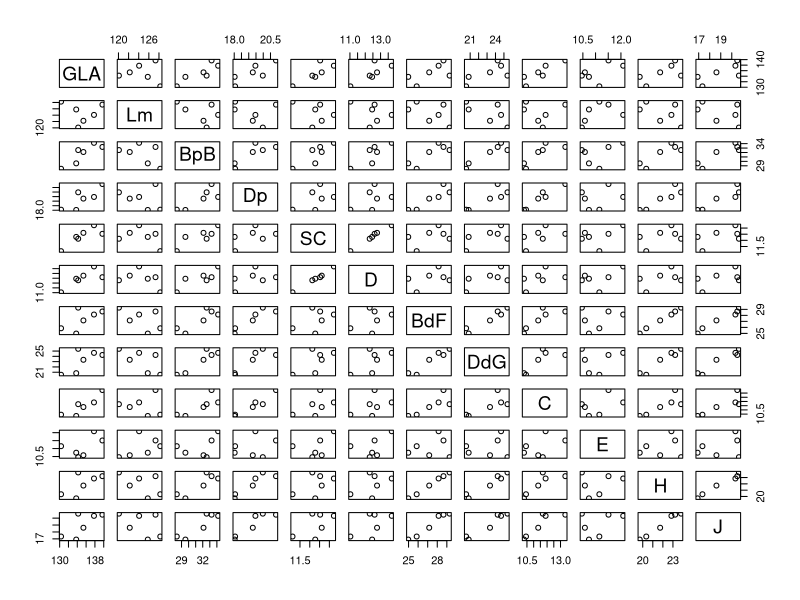
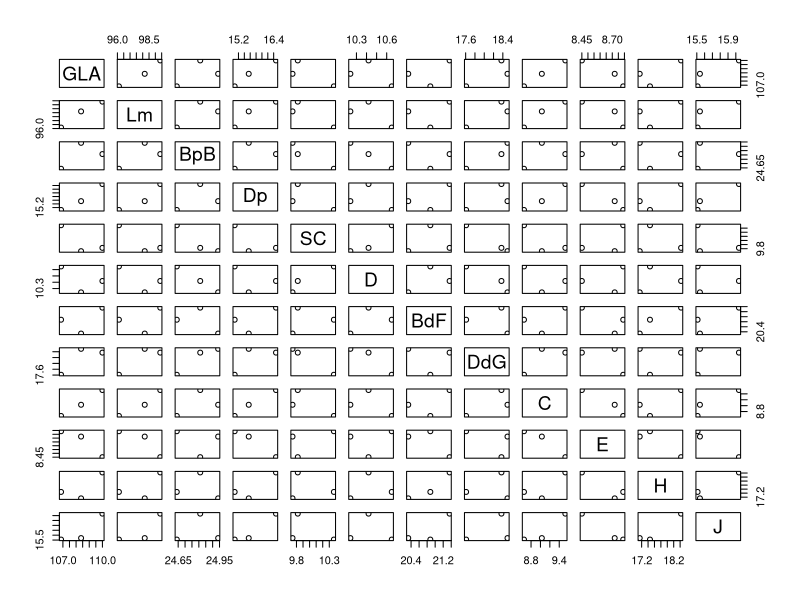
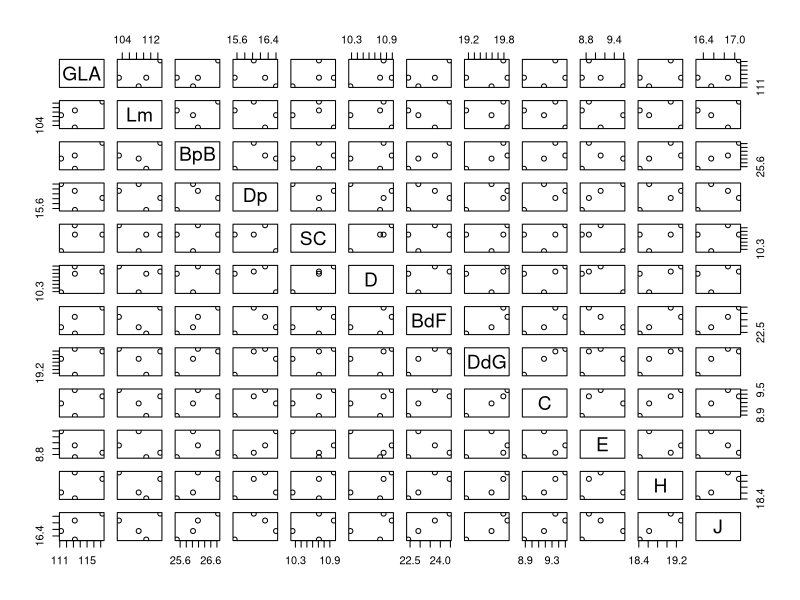
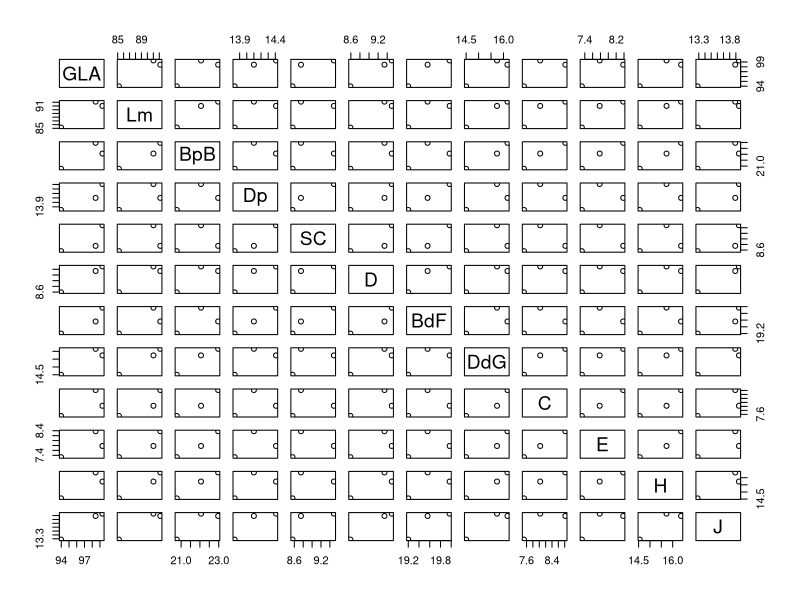
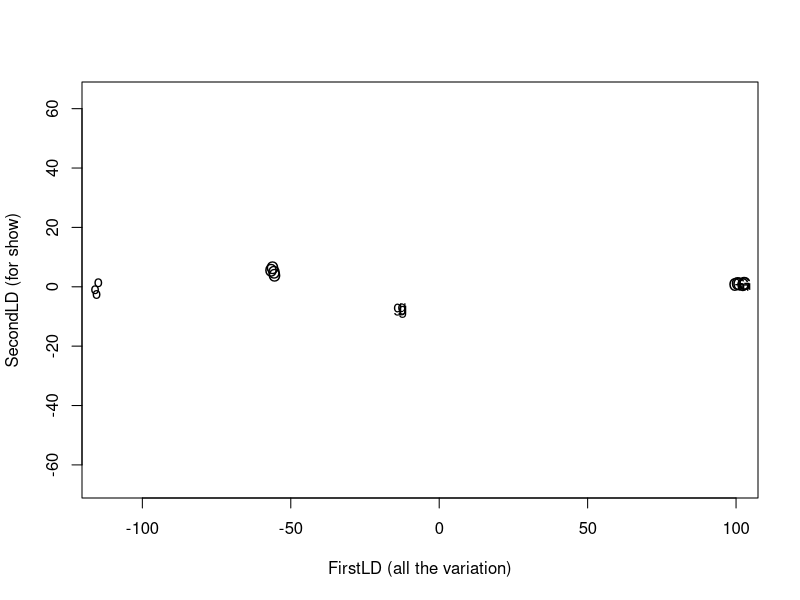

Reproduce these figures in R, in order.
############################
# PracticeDA.R
# Sean Connolly
# 10/28/2020
# -------------------------
# Code from Chapter 12.1 in MASS
############################

setwd("C:\\Users\\connollys\\Documents\\SRCwork\\turkeys")
library(MASS)

femur.mod.raw = read.csv("ModernFemur.csv")
# Top two rows deleted and the headers modified so as not to have
# spaces or special characters

femur.mod = data.frame(lapply(femur.mod.raw,function(x){gsub(" osceola","",x)}))
# converg M gallopavo osceola to M gallopavo

for (i in 9:20){
   femur.mod[,i] = as.numeric(as.character(femur.mod[,i]))
}
# Convert predictors to numeric

femur.mod.sex = subset(femur.mod,Sex=="M" | Sex=="F")
# Pull out the ones whose sex is known

femur.grp = rep(NA,nrow(femur.mod.sex))
femur.grp[femur.mod.sex$Sex=="M" & femur.mod.sex$Taxa=="Meleagris gallopavo"] = "G"
femur.grp[femur.mod.sex$Sex=="F" & femur.mod.sex$Taxa=="Meleagris gallopavo"] = "g"
femur.grp[femur.mod.sex$Sex=="F" & femur.mod.sex$Taxa=="Meleagris ocellata"] = "o"
femur.grp[femur.mod.sex$Sex=="M" & femur.mod.sex$Taxa=="Meleagris ocellata"] = "O"
femur.mod.sex$grp = femur.grp
# Create a column with the four species x sex groups

pairs(femur.mod.sex[femur.mod.sex$grp=="G",9:20])
pairs(femur.mod.sex[femur.mod.sex$grp=="g",9:20])
pairs(femur.mod.sex[femur.mod.sex$grp=="O",9:20])
pairs(femur.mod.sex[femur.mod.sex$grp=="o",9:20])
# theoretically check multivariate normality -- useless given the small sample sizes

# do the discriminant function analysis and the plot them. Pretty much following
# MASS's crabs example for DFA here
femur.lda = lda(grp ~ GLA+Lm+BpB+Dp+SC+D+BdF+DdG+C+E+H+J,femur.mod.sex)
femur.mod.pr = predict(femur.lda,dimen=2)
femur.mod.crds = femur.mod.pr$x
eqscplot(femur.mod.crds,type="n",xlab="FirstLD (all the variation)",
          ylab="SecondLD (for show)")
text(femur.mod.crds,labels=as.character(femur.mod.sex$grp))

femur.mod.nosex = subset(femur.mod,Sex="U")
femur.nosex.lab = rep(NA,nrow(femur.mod.nosex))
# started to try to plot these on the above graph but didn't finish today